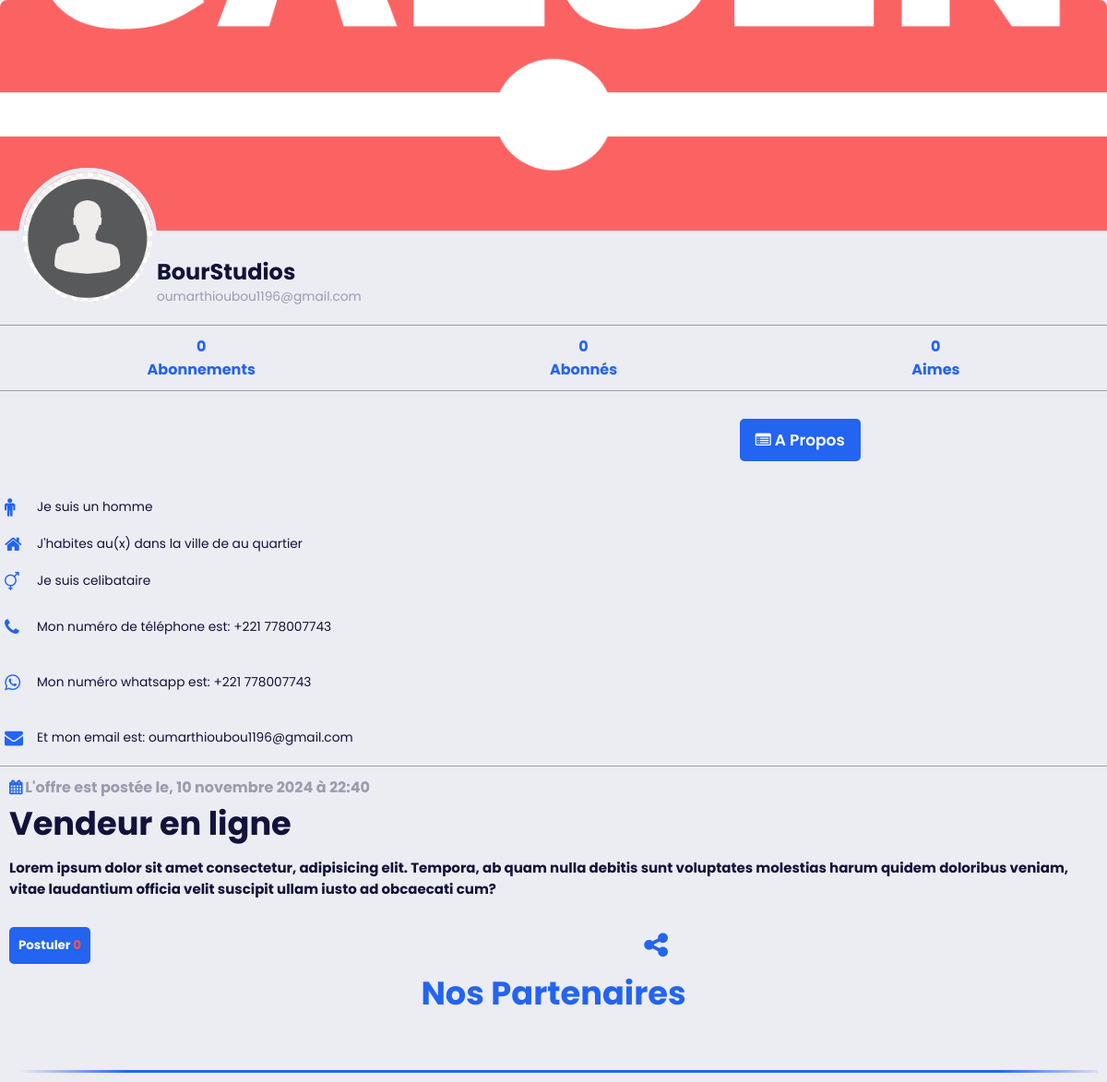
The page /job/4/ on the database its author committed.
### galsen/models.py (models this page shows, shortened)
class Job(models.Model):
    user = models.ForeignKey(CustomUser, on_delete=models.CASCADE)
    title = models.CharField(max_length=255, null=True, blank=True)
    contenu_job = models.TextField()
    postule_job = models.ManyToManyField(CustomUser, blank=True, related_name="postule")
    dispostule = models.ManyToManyField(CustomUser, blank=True, related_name='dispostule')
    date_creation_post = models.DateTimeField(auto_now_add=True)
    shared_user = models.ForeignKey(CustomUser, on_delete=models.CASCADE, null=True, blank=True, related_name='+')

class AbstractUser(BaseAbstractUser):
    groups = models.ManyToManyField(Group, related_name='customuser_set', blank=True)
    user_permissions = models.ManyToManyField(Permission, related_name='customuser_set', blank=True)

class CustomUser(AbstractUser):
    LANGUE = [
        ('français', 'Français'),
        ('anglais', 'Anglais'),
        ('spagnol', 'Espagnol'),
        ('italien', 'Italien'),
        ('arabe', 'Arabe'),
    ]
    ACCESS = [
        ('autorised', 'Autorisé(e)'),
        ('no_autorised', 'Non autorisé(e)'),
    ]
    ROLES = [
        ('personnel', 'Personnel(le)'),
        ('ecole', 'Ecole'),
        ('entreprise', 'Entreprise'),
    ]
    profile_image = models.ImageField(upload_to='profile_images/', null=True, blank=True)
    banner_image = models.ImageField(upload_to='banner_images/', null=True, blank=True)
    GENRE = [
        ('homme', 'Homme'),
        ('femme', 'Femme'),
    ]
    SITUATION_MATRIMONIALE = [
        ('celibataire', 'Célibataire'),
        ('marie', 'Marié(e)'),
        ('fiance', 'Fiancé(e)'),
        ('divorce', 'Divorcé(e)'),
    ]
    marque_dispositif = models.CharField(max_length=255, null=True, blank=True)
    metier = models.CharField(max_length=150, null=True, blank=True)
    etablissement = models.CharField(max_length=255, null=True, blank=True)
    pays = models.CharField(max_length=50, null=True, blank=True)
    ville = models.CharField(max_length=50, null=True, blank=True)
    quartier = models.CharField(max_length=50, null=True, blank=True)
    langue = models.CharField(max_length=255, null=True, blank=True)
    birthday = models.DateField(null=True, blank=True)
    indicatif_pays = models.CharField(max_length=15, null=True, blank=True)
    number_phone = models.CharField(max_length=15, null=True, blank=True)
    number_whatsapp = models.CharField(max_length=15, null=True, blank=True)
    number_telegram = models.CharField(max_length=15, null=True, blank=True)
    instagram_link = models.URLField(null=True, blank=True)
    twitter_link = models.URLField(null=True, blank=True)
    youtube_link = models.URLField(null=True, blank=True)
    website_link = models.URLField(null=True, blank=True)
    langue = models.CharField(max_length=255, choices=LANGUE, default='français')
    rôle = models.CharField(max_length=255, choices=ROLES, default='personnel')
    access = models.CharField(max_length=255, choices=ACCESS, default='no_autorised')
    genre = models.CharField(max_length=255, choices=GENRE, default='homme')
    situation_matrimoniale = models.CharField(max_length=20, choices=SITUATION_MATRIMONIALE, default='celibataire')
    followers = models.ManyToManyField('self', symmetrical=False, related_name='following_users', blank=True)
    def total_likes_received(self):
        total_likes = 0
        for post in self.post_set.all():
            total_likes += post.like_post.count()
        return total_likes

class AbstractUser(BaseAbstractUser):
    groups = models.ManyToManyField(Group, related_name='customuser_set', blank=True)
    user_permissions = models.ManyToManyField(Permission, related_name='customuser_set', blank=True)

class Post(models.Model):
    user = models.ForeignKey(CustomUser, on_delete=models.CASCADE)
    video = models.FileField(upload_to='post_videos/')
    contenu_post = models.TextField()
    tag_post = models.CharField(max_length=255)
    session_info = models.CharField(max_length=255, null=True, blank=True)
    date_creation_post = models.DateTimeField(auto_now_add=True)
    like_post = models.ManyToManyField(CustomUser, blank=True, related_name="likes")
    dislike = models.ManyToManyField(CustomUser, blank=True, related_name='dislikes')
    shared_boby = models.TextField(blank=True, null=True)
    share_on = models.DateTimeField(blank=True, null=True)
    shared_user = models.ForeignKey(CustomUser, on_delete=models.CASCADE, null=True, blank=True, related_name='+')
    class Meta:
        ordering = ['-date_creation_post', '-share_on']

### galsen/views.py (the view)
# urls.py: path('job/<int:job_id>/', job_detail, name='job_detail'),
def job_detail(request, job_id):
    job = get_object_or_404(Job, pk=job_id)
    return render(request, 'Details/job.html', {'job': job})

### galsen/templates/Details/job.html (shortened to what this page needs)
{% load static %}
<!DOCTYPE html>
<html lang="en">
<head>
    <link rel="stylesheet" href="{% static 'assets/icones/font-awesome/css/font-awesome.css' %}">
    <link rel="stylesheet" href="{% static 'assets/icones/font-awesome/css/font-awesome.min.css' %}">
    <link rel="stylesheet" href="{% static 'assets/ressources/styles/profil.css' %}">
    <link rel="stylesheet" href="{% static 'assets/ressources/styles/contenu.css' %}">
    <link rel="stylesheet" href="{% static 'assets/ressources/styles/boutique-slide.css' %}">
    <link rel="stylesheet" href="{% static 'assets/ressources/styles/theme.css' %}">
    <link rel="stylesheet" href="{% static 'assets/ressources/styles/lightbox.min.css' %}">
</head>
<body>
    <div class="profile-container">
        <div class="banner-job">
            {% if job.user.banner_image and job.user.banner_image.url %}
                    <a href="{{ job.user.banner_image.url }}" data-lightbox="mygallery">
                        <img src="{{ job.user.banner_image.url }}">
                    </a>
                {% else %}
                    <img src="{% static 'assets/default/user.png' %}">
            {% endif %}
        </div>
        <div class="profile-section">
            <div class="profile-pic">
                    {% if job.user.profil_image and job.user.profil_image.url %}
                        <a href="{{ job.user.profile_image.url }}" data-lightbox="mygallery">
                            <img src="{{ job.user.profile_image.url }}">
                        </a>
                        {% else %}
                            <img src="{% static 'assets/default/user.png' %}">
                    {% endif %}
            </div>
            <div class="profile-info">
                <h1>
                    {% if job.user.rôle == "personnel" %}
                        {{ job.user.first_name }} {{ job.user.last_name }}
                    {% else %}
                        {{ job.user.etablissement }}
                    {% endif %}
                </h1>
                <p>{{ job.user.email }}</p>
            </div>
        </div>
        <div class="profile-nav">
          <ul>
            <li><a href="#"><span>{{ job.user.following_users.count }}</span>Abonnements</a></li>
            <li><a href="#"><span>{{ job.user.followers.count }}</span>Abonnés</a></li>
            <li><a href="#"><span>{{ job.user.total_likes_received }}</span>Aimes</a></li>
          </ul>
        </div>
        <div class="profile-content">
            <div class="buttons-1">
                <a href="{% url 'a_propos_detail' user_id=job.user.id %}" class="button"> <i class="fa fa-list-alt"></i> A Propos </a>
            </div>
            <ul class="status">
                <li>
                    {% if job.user.genre == "homme" %}
                        <i class="fa fa-male primary"></i>
                        <p>Je suis un
                            <span>{{ job.user.genre }}</span>
                        </p>
                    {% elif user.genre == "femme" %}
                        <i class="fa fa-female primary"></i>
                        <p>Je suis une
                            <span>{{ job.user.genre }}</span>
                        </p>
                    {% else %}
                        <p>Genre non spécifié</p>
                    {% endif %}
                </li>
                <li>
                    <i class="fa fa-home primary"></i>
                    <p>J'habites au(x)
                         dans la ville de
                         au quartier
                     </p>
                </li>
                <li>
                    <i class="fa fa-transgender primary"></i>
                    <p>Je suis
                        <span>{{ job.user.situation_matrimoniale }}</span>
                     </p>
                </li>
                <li>
                    <a href="tel:+{{ job.user.indicatif_pays }}{{ job.user.number_phone }}">
                        <i class="fa fa-phone primary"></i>
                        <p>Mon numéro de téléphone est:
                            <span>+{{ job.user.indicatif_pays }} {{ job.user.number_phone }}</span>
                        </p>
                    </a>
                </li>
                <li>
                    <a href="https://wa.me/+{{ job.user.indicatif_pays }}{{ job.user.number_phone }}">
                        <i class="fa fa-whatsapp primary"></i>
                        <p>Mon numéro whatsapp est:
                            <span>+{{ job.user.indicatif_pays }} {{ job.user.number_phone }}</span>
                        </p>
                    </a>
                </li>
                <li>
                    <a href="mailto:{{ job.user.email }}">
                        <i class="fa fa-envelope primary"></i>
                        <p>Et mon email est:
                            <span>{{ job.user.email }}</span>
                        </p>
                    </a>
                </li>
            </ul>
            <div class="job-content">
                <div class="job-infos-date">
                    <h4>
                        <span> <i class="fa fa-calendar primary"></i> L'offre est postée le, {{ job.date_creation_post|date:"d F Y à H:i" }} </span>
                <div class="job-title">
                    <h1>
                        {{ job.title|safe }}
                    </h1>
                </div>
                <div class="job-description">
                    <p>
                        {{ job.contenu_job|safe }}
                    </p>
                </div>
                <div class="job-buttons">
                    <form id="postule-form-{{ job.pk }}" method="POST" action="{% url 'postule' job.pk %}">
                        <button class="postuler" type="submit">
                            {% if request.user in job.postule_job.all %}
                                Ne plus postuler
                            {% else %}
                                Postuler
                            {% endif %}
                            <b class="number-like danger">{{ job.postule_job.count }}</b>
                        </button>
                    </form>
                    <button> <i class="fa fa-share-alt"></i> </button>
                </div>
            </div>
            {% include 'PUB/partenaire.html' %}
        </div>
      </div>
</body>
</html>

### galsen/static/assets/ressources/styles/profil.css (style rules this page uses)
:root { --header-height: 3rem; --body-font: 'Open Sans', sans-serif; --h1-font-size: 1.5rem; --normal-font-size: .938rem; --tiny-font-size: .625rem; --z-tooltip: 10; --z-fixed: 100; }
:root { --first-color: #3b3bbf; --title-color: #363949; --text-color: #0a0a0a; --text-color-light: #9b9bb0; --container-color: #fff; --body-color: #f6f6f9; --color-danger: hsl(0, 95%, 65%); --color-primary-light: 0 0.8rem 0.8rem rgba(71, 7, 234, 0.2); --color-danger-light: 0 0.8rem 0.8rem rgba(255, 67, 54, 0.2); --color-success-light: 0 0.8rem 0.8rem rgba(34, 202, 75, 0.2); --color-purple-light: 0 0.8rem 0.8rem rgba(160, 99, 245, 0.2); --border-radius: 2rem; --card-border-radius: 1rem; --btn-padding: 0.6rem 2rem; --search-padding: 0.6rem 1rem; --card-padding: 1rem; --sticky-top-left: 5.4rem; --sticky-top-right: -18rem }
*, *::before, *::after { padding: 0; outline: 0; box-sizing: border-box; text-decoration: none; list-style: none; border: none; }
* { margin: 0; padding: 0; box-sizing: border-box; font-family: 'Poppins', sans-serif; }
html { scroll-behavior: smooth; }
body { font-family: "Poppins", sans-serif; color: var(--title-color); background: var(--body-color); overflow-x: hidden; }
h1 { font-size: 2.2rem; }
h4 { font-size: 1rem; }
p { font-size: 00.86rem; color: var(--title-color); }
.primary { color: #2364f0; }
.danger { color: var(--color-danger); }
* { margin: 0; padding: 0; box-sizing: border-box; }
body { font-family: Arial, sans-serif; background-color: var(--body-color); }
.profile-container { width: 100%; max-width: 1200px; margin: auto; background-color: var(--body-color); border-radius: 8px; overflow: hidden; }
.banner img, .banner-job img { width: 100%; height: 250px; object-fit: cover; }
.profile-section { display: flex; align-items: center; padding: 20px; position: relative; }
.profile-pic { width: 150px; height: 150px; border-radius: 50%; overflow: hidden; border: 5px solid var(--body-color); position: absolute; top: -75px; left: 20px; }
.profile-pic img { width: 100%; height: 100%; object-fit: cover; }
.profile-info { width: 100%; margin-left: 150px; }
.profile-info h1 { font-size: 24px; color: var(--title-color); }
.profile-info p { color: var(--text-color-light); }
.profile-nav { border-top: 1px solid var(--text-color-light); border-bottom: 1px solid var(--text-color-light); background-color: var(--body-color); }
.profile-nav ul { display: flex; list-style-type: none; padding: 10px 0; justify-content: space-around; }
.profile-nav ul li a { display: grid; text-align: center; text-decoration: none; color: #2364f0; font-weight: bold; }
.buttons-1 { margin: 15px 0; display: flex; list-style-type: none; padding: 15px 0; justify-content: space-around; }
.buttons-1 .button { padding: 10px 17px; font-size: 17px; border: none; text-decoration: none; text-transform: capitalize; background: #2364f0; border-radius: 5px; color: #fff; font-weight: 600; transition: all 0.1s; }
.status { border-bottom: 1px solid var(--text-color-light); }
.status li, .status li a { display: flex; align-items: center; list-style-type: none; padding: 10px 0; }
.status li a { transition: all 0.1s; }
.status li i { width: 30px; font-size: 20px; margin-left: 5px; }
.status li p { margin-left: 5px; color: var(--title-color); }

### galsen/static/assets/ressources/styles/theme.css (style rules this page uses)
html, body, body.dark-theme { overflow-x: hidden; }

### rows shown on the page
Job: user.banner_image (picture), user.etablissement "BourStudios", user.email "oumarthioubou1196@gmail.com", user.following_users.count "0", user.followers.count "0", user.total_likes_received "0", user.genre "homme", user.situation_matrimoniale "celibataire", user.indicatif_pays "221", user.number_phone "778007743", date_creation_post "10 novembre 2024 à 22:40", title "Vendeur en ligne", contenu_job "Lorem ipsum dolor sit amet consectetur, adipisicing elit. Tempora, ab quam nulla debitis sunt voluptates molestias harum quidem doloribus veniam, vitae laudantium officia velit suscipit ullam iusto ad obcaecati cum?", postule_job.count "0"
